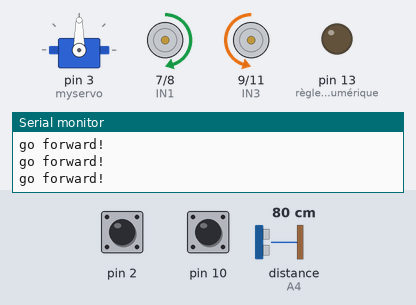
Recording of a sketch running on a simulated Arduino Uno, built with avr-gcc and run on an emulated ATmega328P. Parts: servo, motor-driver pin pairs drawn as motors (green arrow = first pin HIGH = forward, orange = second pin HIGH = backward, longer = more drive, scaled by the enable pin), output pins drawn as LEDs (lit = HIGH), the last lines printed to the serial monitor. The inputs (shaded band) are chosen by the test bench; at power-on: pin 2 HIGH, pin 10 HIGH, distance to the obstacle (sensor on A4) 80 cm. The echo pulse lasts 58.3 µs per cm; pins used as bus, display or sensor lines are not drawn.

Above: at 1.2 s.
1.3 s: pin 2 driven LOW
At 2.5 s:
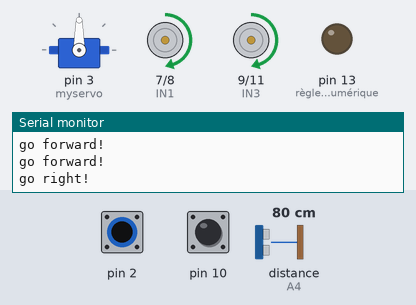
2.8 s: pin 2 driven HIGH
At 3.6 s:
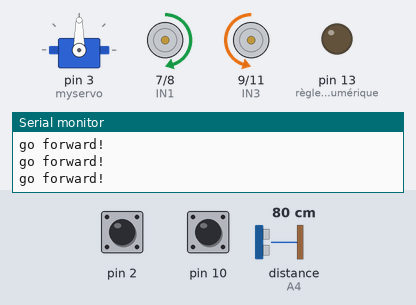
5.8 s: pin 10 driven LOW
At 7.0 s:
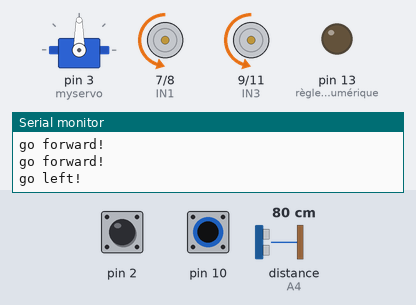
7.3 s: pin 10 driven HIGH
At 8.3 s:
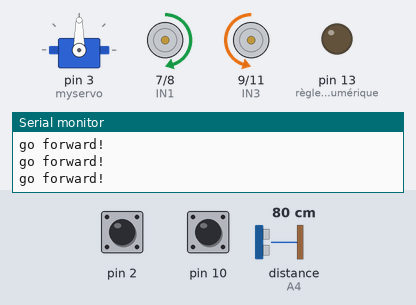
8.8 s: pin 2 pulsed LOW 2 times (0.12 s each, 0.3 s apart)
At 9.01 s:
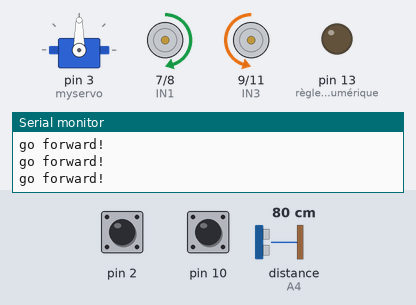
12.4 s: pin 10 pulsed LOW 2 times (0.12 s each, 0.3 s apart)
At 12.61 s:
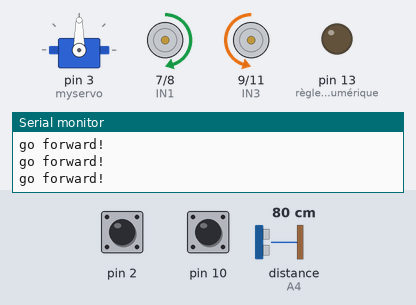
Timing chart, 0 to 15.4 s (numbered marks = the images above; inputs shaded):
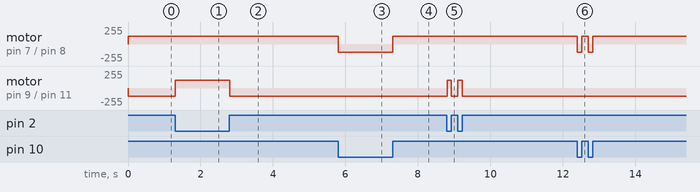

Measured:
- after the input at 1.3 s, motor on pin 9 (IN3) / pin 11 (IN4): backward 120/255 → forward 120/255 at once
- after the input at 2.8 s, motor on pin 9 (IN3) / pin 11 (IN4): forward 120/255 → backward 120/255 at once
- after the input at 5.8 s, motor on pin 7 (IN1) / pin 8 (IN2): forward 120/255 → backward 120/255 at once
- after the input at 7.3 s, motor on pin 7 (IN1) / pin 8 (IN2): backward 120/255 → forward 120/255 at once
- after the input at 8.8 s, motor on pin 9 (IN3) / pin 11 (IN4): alternates forward 120/255 for 0.12 s and backward 120/255 for 0.18 s, 4 changes in all, then stays backward 120/255, starting at once
- after the input at 12.4 s, motor on pin 7 (IN1) / pin 8 (IN2): alternates forward 120/255 for 0.18 s and backward 120/255 for 0.12 s, 4 changes in all, then stays forward 120/255, starting at once

The sketch:

Code_Projet_Robot_en_vehicule_autonome.ino
```cpp
//www.elegoo.com
#include <Servo.h>  //servo librairie
Servo myservo;      // cree servo object pour controler le servo

//capteurs pour la detection d obstacle
int Echo = A4;
int Trig = A5;

//capteur de ligne noire
#define LT_R !digitalRead(10) //capteur droit
#define LT_M !digitalRead(4)   //capteur milieu
#define LT_L !digitalRead(2)   //capteur gauche

#define ENA 5 //vitesse moteur droit
#define ENB 6 //vitesse moteur gauche
#define IN1 7 //moteur avant gauche
#define IN2 8 //moteur arrière gauche
#define IN3 9 //moteur avant droit
#define IN4 11 //moteur arrière droit

int obstacle = 0;
int rightDistance = 0, leftDistance = 0, middleDistance = 0;
int carSpeed = 120 ; //la vitesse de la voiture
void forward(){ // fonction qui fait avancer la voiture
  analogWrite(ENA, carSpeed);
  analogWrite(ENB, carSpeed);
  digitalWrite(IN1, HIGH);
  digitalWrite(IN2, LOW);
  digitalWrite(IN3, LOW);
  digitalWrite(IN4, HIGH);
  Serial.println("go forward!");
}

void back(){ // fonction qui fait reculer la voiture
  analogWrite(ENA, carSpeed);
  analogWrite(ENB, carSpeed);
  digitalWrite(IN1, LOW);
  digitalWrite(IN2, HIGH);
  digitalWrite(IN3, HIGH);
  digitalWrite(IN4, LOW);
  Serial.println("go back!");
}

void left(){ // fonction qui fait trouner la voiture à gauche
  analogWrite(ENA, carSpeed);
  analogWrite(ENB, carSpeed);
  digitalWrite(IN1, LOW);
  digitalWrite(IN2, HIGH);
  digitalWrite(IN3, LOW);
  digitalWrite(IN4, HIGH);
  Serial.println("go left!");
}

void right(){ // fonction qui fait tourner la voiture à droite
  analogWrite(ENA, carSpeed);
  analogWrite(ENB, carSpeed);
  digitalWrite(IN1, HIGH);
  digitalWrite(IN2, LOW);
  digitalWrite(IN3, HIGH);
  digitalWrite(IN4, LOW);
  Serial.println("go right!");
}

void stop(){ // fonction qui permet de stopper la voiture
   digitalWrite(ENA, LOW);
   digitalWrite(ENB, LOW);
   Serial.println("Stop!");
}


// Fonction qui permet de mesurer la distance entre un objet et la voiture
int Distance_test() {
  digitalWrite(Trig, LOW);
  delayMicroseconds(1);
  digitalWrite(Trig, HIGH);
  delayMicroseconds(10);
  digitalWrite(Trig, LOW);
  float Fdistance = pulseIn(Echo, HIGH);
  Fdistance= Fdistance / 58;
  return (int)Fdistance; // retourne une distance en cm
}


void change_ligne() {
  myservo.write(90);
    middleDistance = Distance_test();

    if(middleDistance <= 20) {
      stop();
      digitalWrite(13,HIGH);
      myservo.write(0);
      delay(500);
      rightDistance = Distance_test();
      back();
      delay(700);
      stop();
      myservo.write(90);
      delay(500);
      myservo.write(180);
      delay(500);
      leftDistance = Distance_test();

      delay(500);
      myservo.write(90);
      delay(500);
      if(middleDistance<20 && obstacle==0)
     {
        left();
        delay(135);
        while(LT_R || LT_L || LT_M);
      obstacle++;
     }
      else if(middleDistance<20 && obstacle==1) {
        right();
        delay(135);
        while(LT_R || LT_L || LT_M);
        obstacle--;
      }
      else {
        forward();
      }
    }
    else {
        forward();
    }
    digitalWrite(13,LOW);
}

// Fonction qui permet de changer de ligne si un obstacle est devant lui
void passage_pieton() {
 while((LT_R==false) && (LT_L==false))
  {
    forward();
  }
  if(LT_R && LT_L && LT_M)
  {
   do
   {
    stop();
    myservo.write(90);
    delay(500);
    middleDistance = Distance_test();

      delay(500);
      myservo.write(0);
      delay(1000);
      rightDistance = Distance_test();

      delay(500);
      myservo.write(90);
      delay(1000);
      myservo.write(180);
      delay(1000);
      leftDistance = Distance_test();

      delay(500);
      myservo.write(90);
      delay(1000);
      }
      while((rightDistance < 20) || (leftDistance < 20) || (middleDistance < 20));
        forward();
        carSpeed = 180;
        delay(1000);
}
}


void setup(){
//pinmode permet de configurer les broches pour qu'elles soit des broches d'entrées ou de sorties
   myservo.attach(3,700,2200);
   Serial.begin(9600);
  pinMode(10,INPUT);
  pinMode(4,INPUT);
  pinMode(2,INPUT);

  pinMode(Echo, INPUT);
  pinMode(Trig, OUTPUT);
  pinMode(IN1, OUTPUT);
  pinMode(IN2, OUTPUT);
  pinMode(IN3, OUTPUT);
  pinMode(IN4, OUTPUT);
  pinMode(ENA, OUTPUT);
  pinMode(ENB, OUTPUT);

  pinMode(13,OUTPUT); //règle la borne numérique numéro 13 de la carte Arduino en mode sortie ==> clignotant (led verte)

  stop();
}

void loop() {
   while((LT_R==false) && (LT_L==false))  // Tant que les recepteurs infrarouges droit et gauche ne detectent pas la ligne noir, alors la voiture va tout droit
  {
    forward();
  }
  if(LT_R && LT_L && LT_M)
  {
    stop();
    while(LT_R && LT_L && LT_M);
  }
  else if(LT_R) {  // Si le rcepteur droit detecte la ligne noire, alors la voiture tourne vers la gauche tant que le recepteur la detecte : ça permet à la voiture de se redresser et de retourner sur la route

    left();

    while(LT_R);
  }
  else if(LT_L) { // Si le rcepteur gauche detecte la ligne noire, alors la voiture tourne vers la droite tant que le recepteur la detecte
    right();
    while(LT_L);
  }

  change_ligne();
  passage_pieton();
  }
```
